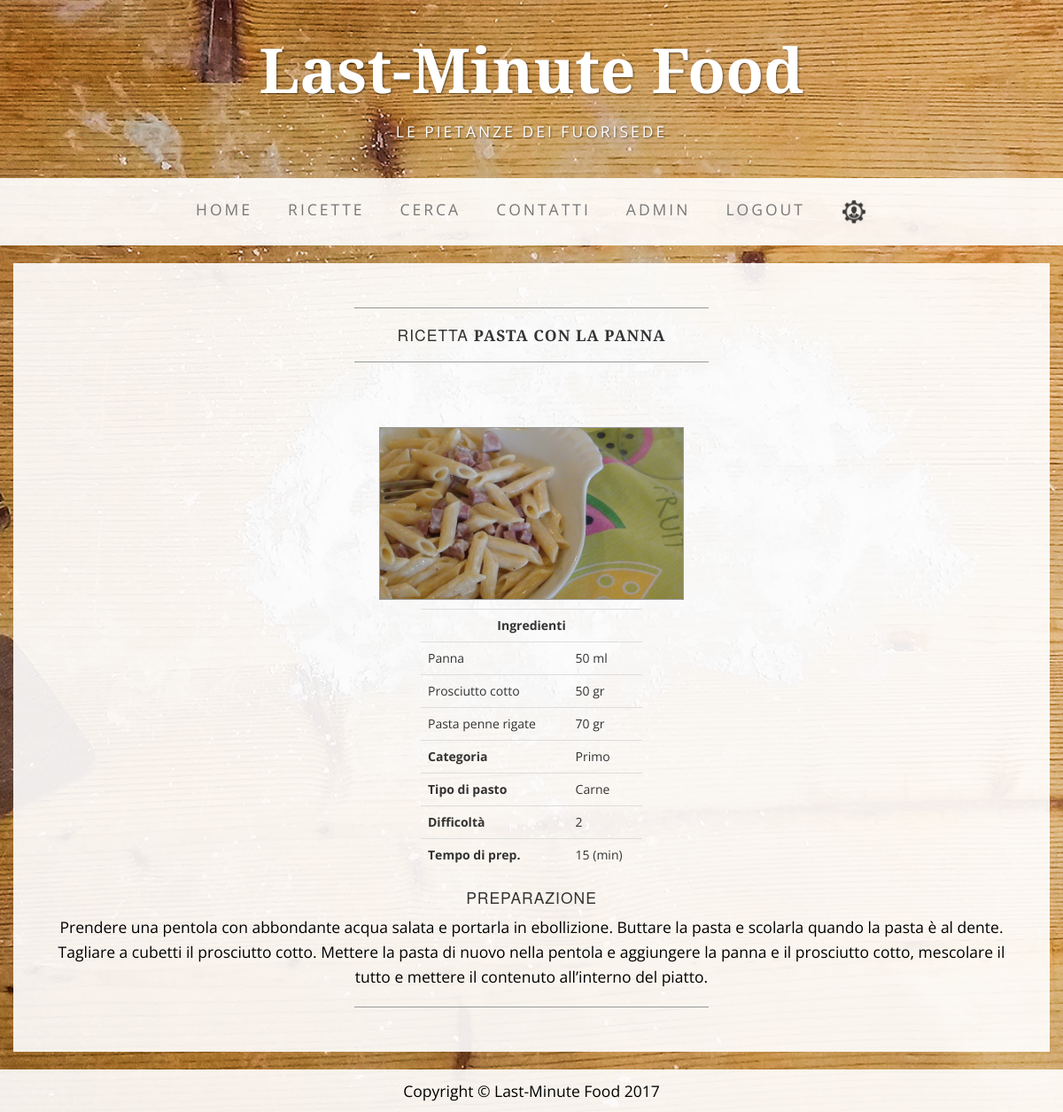
Screenshot of /cookbook/71/ (signed in) with the database file from the repository.
### main_app/models.py (models this page shows, shortened)
class Recipe(models.Model):
    id_category = models.ForeignKey(
        'Category',
        on_delete = models.CASCADE,
    )
    id_subcategory = models.ForeignKey(
        'Subcategory',
        on_delete = models.CASCADE,
    )
    name = models.CharField(max_length = 50)
    difficulty = models.IntegerField(
        default = 1,
        validators = [MaxValueValidator(5), MinValueValidator(1)],
        )
    preparation_time_min = models.IntegerField(
        default = 1,
        validators = [MaxValueValidator(400), MinValueValidator(1)],
        )
    preparation = models.CharField(max_length = 5000)
    image = models.ImageField(upload_to='recipe_images',
                              default='media/default.jpg')

class Ingredient(models.Model):
    name = models.CharField(max_length = 50)
    def __str__(self):
        return str(self.name)

class IngredientRecipe(models.Model):
    class Meta:
        unique_together = (('id_recipe','id_ingredient'),)
    id_recipe = models.ForeignKey(
        'Recipe',
        on_delete = models.CASCADE,
    )
    id_ingredient = models.ForeignKey(
        'Ingredient',
        on_delete = models.CASCADE,
    )
    amount = models.CharField(max_length = 20)

class Category(models.Model):
    name = models.CharField(max_length = 50)
    def __str__(self):
        return str(self.name)

class Subcategory(models.Model):
    name = models.CharField(max_length = 50)
    def __str__(self):
        return str(self.name)

### main_app/views.py (the view)
# urls.py: url(r'^cookbook/(?P<recipe_id>\d+)/$', views.show_recipe),
def show_recipe(request, recipe_id):
    try:
        recipe_obj = Recipe.objects.get(id=recipe_id)
    except Recipe.DoesNotExist:
        print("Errore. Ricette Inesistenti.")
    try:
        ingredientRecipe_obj = IngredientRecipe.objects.filter(id_recipe = recipe_id)
        recipe = {
            "id": recipe_obj.id,
            "name": recipe_obj.name,
            "category": recipe_obj.id_category,
            "subcategory": recipe_obj.id_subcategory,
            "difficulty": recipe_obj.difficulty,
            "preparation_time_min": recipe_obj.preparation_time_min,
            "preparation": recipe_obj.preparation,
            "image":recipe_obj.image}
        ingredient_dict1 = []
        amount_dict1 = []
        for j in ingredientRecipe_obj:
            ingredient_dict1.append(str(j.id_ingredient))
            ingredient_dict1.append(j.amount)
        recipe.update({"ingredient": ingredient_dict1})
    except IngredientRecipe.DoesNotExist:
        print("Errore. Ingredienti Inesistenti.")
    return render(request, 'showRecipe.html', {'context': recipe})

### main_app/templates/showRecipe.html
{% extends 'base.html' %}
{% load staticfiles %}
{% load filter %}
{% block content %}
        <div class="row">
            <div class="box">
                <div class="col-lg-12">
                    <hr>
                    <h2 class="intro-text text-center">Ricetta
                        <strong>{{ context.name }}</strong>
                    </h2>
                    <hr>
                </div>
                <div class="col-lg-12 text-center">
                    <h2>
                        <br>
                        <img class="img-responsive img-border img-recipe" src="{{context.image.url}}" alt="">
                    </h2>
                    <center>
                      <table class="table table-hover" style="width:250px;">
                          <tr>
                            <td colspan="2">
                              <b>
                                <center>
                                  Ingredienti
                                </center>
                              </b>
                            </td>
                          </tr>
                          {% for i,j in context.items %}
                              {% if i == "ingredient" %}
                                {% for k in j %}
                                  {% if forloop.counter0|divisibleby:2 %}
                                   <tr>
                                     <td>{{k}}</td>
                                  {% else %}
                                     <td>{{k}}</td>
                                   </tr>
                                  {% endif %}
                                {% endfor %}
                              {% endif %}
                          {% endfor %}
                          <tr>
                            <td>
                              <b>
                                Categoria
                              </b>
                            </td>
                            <td>{{ context.category }}</td>
                          </tr>
                          <tr>
                            <td>
                              <b>
                                Tipo di pasto
                              </b>
                            </td>
                            <td>{{ context.subcategory }}</td>
                          </tr>
                          <tr>
                            <td>
                              <b>
                                Difficoltà
                              </b>
                            </td>
                            <td>{{ context.difficulty }}</td>
                          </tr>
                          <tr>
                            <td>
                              <b>
                                Tempo di prep.
                              </b>
                            </td>
                            <td>{{ context.preparation_time_min }} (min)</td>
                          </tr>
                      </table>
                    </center>
                    <h2 class="intro-text text-center">Preparazione</h2>
                    <p class="para">{{ context.preparation }}</p>
                    <hr>
                </div>
            </div>
        </div>
{% endblock %}

### main_app/templates/base.html (shortened to what this page needs)
{% load staticfiles %}
<!DOCTYPE html>
<html lang="en">
<head>
    <link href="{% static 'css/bootstrap.min.css' %}?rand=234234117" rel="stylesheet">
    <link  type="text/css" href="{% static 'css/business-casual.css' %}?rand=234234117" rel="stylesheet">
</head>
<body>
    <div class="brand">Last-Minute Food</div>
    <div class="address-bar">Le pietanze dei fuorisede</div>
    <nav class="navbar navbar-default" role="navigation">
        <div class="container">
            <div class="collapse navbar-collapse" id="bs-example-navbar-collapse-1">
                <ul class="nav navbar-nav">
                    <li>
                        <a href="/">Home</a>
                    </li>
                    <li>
                        <a href="/cookbook">Ricette</a>
                    </li>
                    <li>
                        <a href="/search">Cerca</a>
                    </li>
                    <li>
                        <a href="/contact">Contatti</a>
                    </li>
                  {% if user.username %}
                  <li id="username_li">
                    <a href="{% url 'profile_view' user.username %}">{{ user.username }}</a>
                  </li>
                  <li id="logout_li">
                    <a href="/logout">Logout</a>
                  </li>
                    {% if user.is_superuser %}
                    <li>
                      <a href="/admin" target="_blank">
                        <img src="{% static 'images/cog.png' %}" alt="Pannello Amministratore" class="admin-cog-image">
                      </a>
                    </li>
                    {% endif %}
                  {% else %}
                  <li id="login_li">
                    <a href="/login">Login</a>
                  </li>
                  {% endif %}
                </ul>
            </div>
        </div>
    </nav>
    <div class="container">
      {% block content %}
      {% endblock %}
    </div>
    <footer>
        <div class="container">
            <div class="row">
                <div class="col-lg-12 text-center">
                    <p>Copyright &copy; Last-Minute Food 2017</p>
                </div>
            </div>
        </div>
    </footer>
</body>
</html>

### main_app/static/css/business-casual.css (style rules this page uses)
body { font-family: "Open Sans","Helvetica Neue",Helvetica,Arial,sans-serif; background: url("/static/images/bg2.jpg") no-repeat center center fixed; -webkit-background-size: cover; -moz-background-size: cover; background-size: cover; -o-background-size: cover; }
h1, h2, h3, h4, h5, h6 { text-transform: uppercase; font-family: "Josefin Slab","Helvetica Neue",Helvetica,Arial,sans-serif; font-weight: 700; letter-spacing: 1px; }
p { font-size: 1.25em; line-height: 1.6; color: #000; }
hr { max-width: 400px; border-color: #999999; }
.table { width: 50px; }
.admin-cog-image { width: 30px; }
.brand, .address-bar { display: none; }
.navbar-nav { text-transform: uppercase; font-weight: 400; letter-spacing: 3px; }
.box { margin-bottom: 20px; padding: 30px 15px; background: #fff; background: rgba(255,255,255,0.9); }
.intro-text { text-transform: uppercase; font-size: 1.25em; font-weight: 400; letter-spacing: 1px; }
.img-border { float: none; margin: 0 auto 0; border: #999999 solid 1px; }
.img-recipe { min-width: 30%; max-width: 31%; }
footer { background: #fff; background: rgba(255,255,255,0.9); }
footer p { margin: 0; padding: 10px 0; }
@media screen and (min-width:768px) { .brand { display: inherit; margin: 0; padding: 30px 0 10px; text-align: center; text-shadow: 1px 1px 2px rgba(0,0,0,0.5); font-family: "Josefin Slab","Helvetica Neue",Helvetica,Arial,sans-serif; font-size: 5em; font-weight: 700; line-height: normal; color: #fff; } }
@media screen and (min-width:768px) { .address-bar { display: inherit; margin: 0; padding: 0 0 40px; text-align: center; text-shadow: 1px 1px 2px rgba(0,0,0,0.5); text-transform: uppercase; font-size: 1.25em; font-weight: 400; letter-spacing: 3px; color: #fff; } }
@media screen and (min-width:768px) { .navbar { border-radius: 0; } }
@media screen and (min-width:768px) { .navbar { min-height: 0; } }
@media screen and (min-width:768px) { .navbar-default { border: none; background: #fff; background: rgba(255,255,255,0.9); } }
@media screen and (min-width:768px) { .nav>li>a { padding: 23px 20px; } }
@media screen and (min-width:768px) { .navbar-nav>li>a { line-height: normal; } }
@media screen and (min-width:768px) { .navbar-nav { display: table; float: none; margin: 0 auto; table-layout: fixed; font-size: 1.25em; } }
@media screen and (min-width:1200px) { .box:after { content: ''; display: table; clear: both; } }

### rows the page displays
Recipe: name "PASTA CON LA PANNA", preparation "Prendere una pentola con abbondante acqua salata e portarla in ebollizione. Buttare la pasta e scolarla quando la pasta è al dente. Tagliare a cubetti il prosciutto cotto. Mettere la pasta di nuovo nella pentola e aggiungere la panna e il prosciutto cotto, mescolare il tutto e mettere il contenuto all’interno del piatto."
Ingredient: j "Panna"
IngredientRecipe: j "50 ml"
Ingredient: j "Prosciutto cotto"
IngredientRecipe: j "50 gr"
Ingredient: j "Pasta penne rigate"
IngredientRecipe: j "70 gr"
Category: category "Primo"
Subcategory: subcategory "Carne"

### other values shown
{{ user.username }} "ADMIN"
{{ context.difficulty }} "2"
{{ context.preparation_time_min }} "15"
